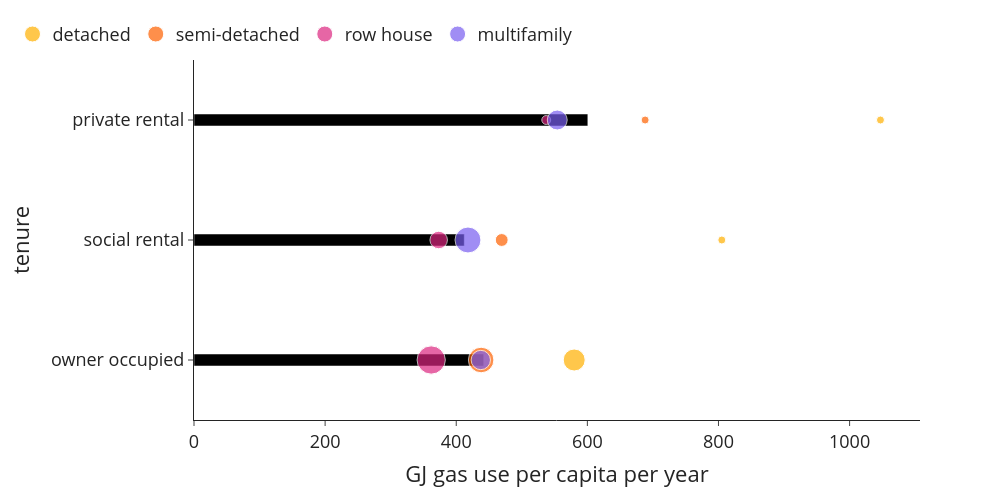

Source (notebook cell):
### Markdown cell above
#### Gas / space heating

### Code cell
bubblechart((use['gas'+year]*use['n_hhd']), use['n_hhdmem'+year], use['n_hhd'], 0, 1, 'GJ gas use per capita per year',class_name_long, 'GJ_per_cap_class_type')

### Figure 1 — Plotly figure (JSON) as saved in the notebook; plotly's stock layout.template omitted (floating-point values rounded to 4 significant figures)
{"data": [{"alignmentgroup": "True", "hovertemplate": "GJ gas use per capita per year=%{x}<br>tenure=%{y}<extra></extra>", "legendgroup": "", "marker": {"color": "#000000", "pattern": {"shape": ""}}, "name": "", "offsetgroup": "", "orientation": "h", "showlegend": false, "textposition": "auto", "type": "bar", "x": [441.9, 412.3, 600.7], "xaxis": "x", "y": ["owner occupied", "social rental", "private rental"], "yaxis": "y"}, {"legendrank": 0, "marker": {"color": "#ffb000", "size": [962560, 3460, 67015], "sizemin": 4, "sizemode": "area", "sizeref": 3983.0}, "mode": "markers", "name": "detached", "showlegend": true, "type": "scatter", "x": [579.9, 805.1, 1047.0], "y": ["owner occupied", "social rental", "private rental"]}, {"legendrank": 1, "marker": {"color": "#fe6100", "size": [1299520, 329080, 91650], "sizemin": 4, "sizemode": "area", "sizeref": 3983.0}, "mode": "markers", "name": "semi-detached", "showlegend": true, "type": "scatter", "x": [438.0, 469.4, 688.1], "y": ["owner occupied", "social rental", "private rental"]}, {"legendrank": 2, "marker": {"color": "#dc267f", "size": [1593095, 609915, 158020], "sizemin": 4, "sizemode": "area", "sizeref": 3983.0}, "mode": "markers", "name": "row house", "showlegend": true, "type": "scatter", "x": [361.8, 373.2, 537.3], "y": ["owner occupied", "social rental", "private rental"]}, {"legendrank": 3, "marker": {"color": "#785ef0", "size": [744580, 1340030, 790115], "sizemin": 4, "sizemode": "area", "sizeref": 3983.0}, "mode": "markers", "name": "multifamily", "showlegend": true, "type": "scatter", "x": [437.5, 417.9, 554.1], "y": ["owner occupied", "social rental", "private rental"]}], "layout": {"bargap": 0.9, "barmode": "relative", "font": {"size": 18}, "height": 500, "legend": {"orientation": "h", "tracegroupgap": 0, "x": -0.25, "xanchor": "left", "y": 1.02, "yanchor": "bottom"}, "margin": {"t": 60}, "width": 1000, "xaxis": {"anchor": "y", "domain": [0, 1], "title": {"text": "GJ gas use per capita per year"}}, "yaxis": {"anchor": "x", "domain": [0, 1], "title": {"text": "tenure"}}}}
